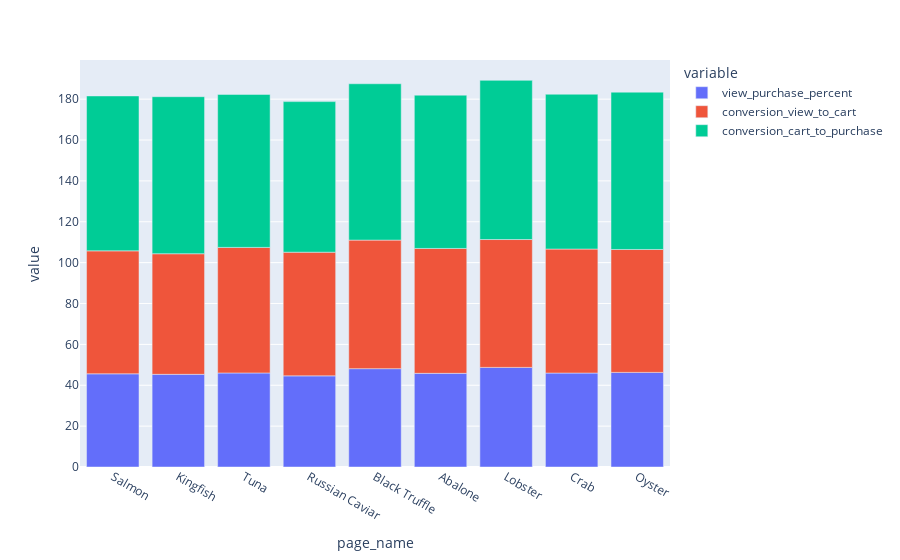

This figure's notebook cell:
### Code cell
fig = px.bar(product_funnel, x="page_name", y=product_funnel.columns[7:])
fig.show()

### Figure 1 — Plotly figure (JSON) as saved in the notebook; plotly's stock layout.template omitted (floating-point values rounded to 4 significant figures)
{"data": [{"alignmentgroup": "True", "hovertemplate": "variable=view_purchase_percent<br>page_name=%{x}<br>value=%{y}<extra></extra>", "legendgroup": "view_purchase_percent", "marker": {"color": "#636efa", "pattern": {"shape": ""}}, "name": "view_purchase_percent", "offsetgroup": "view_purchase_percent", "orientation": "v", "showlegend": true, "textposition": "auto", "type": "bar", "x": ["Salmon", "Kingfish", "Tuna", "Russian Caviar", "Black Truffle", "Abalone", "Lobster", "Crab", "Oyster"], "xaxis": "x", "y": [45.61, 45.35, 46.01, 44.59, 48.13, 45.84, 48.74, 45.97, 46.3], "yaxis": "y"}, {"alignmentgroup": "True", "hovertemplate": "variable=conversion_view_to_cart<br>page_name=%{x}<br>value=%{y}<extra></extra>", "legendgroup": "conversion_view_to_cart", "marker": {"color": "#EF553B", "pattern": {"shape": ""}}, "name": "conversion_view_to_cart", "offsetgroup": "conversion_view_to_cart", "orientation": "v", "showlegend": true, "textposition": "auto", "type": "bar", "x": ["Salmon", "Kingfish", "Tuna", "Russian Caviar", "Black Truffle", "Abalone", "Lobster", "Crab", "Oyster"], "xaxis": "x", "y": [60.17, 59.01, 61.45, 60.52, 62.9, 61.11, 62.57, 60.68, 60.14], "yaxis": "y"}, {"alignmentgroup": "True", "hovertemplate": "variable=conversion_cart_to_purchase<br>page_name=%{x}<br>value=%{y}<extra></extra>", "legendgroup": "conversion_cart_to_purchase", "marker": {"color": "#00cc96", "pattern": {"shape": ""}}, "name": "conversion_cart_to_purchase", "offsetgroup": "conversion_cart_to_purchase", "orientation": "v", "showlegend": true, "textposition": "auto", "type": "bar", "x": ["Salmon", "Kingfish", "Tuna", "Russian Caviar", "Black Truffle", "Abalone", "Lobster", "Crab", "Oyster"], "xaxis": "x", "y": [75.8, 76.85, 74.87, 73.68, 76.52, 75, 77.89, 75.76, 76.99], "yaxis": "y"}], "layout": {"barmode": "relative", "legend": {"title": {"text": "variable"}, "tracegroupgap": 0}, "margin": {"t": 60}, "xaxis": {"anchor": "y", "domain": [0, 1], "title": {"text": "page_name"}}, "yaxis": {"anchor": "x", "domain": [0, 1], "title": {"text": "value"}}}}
